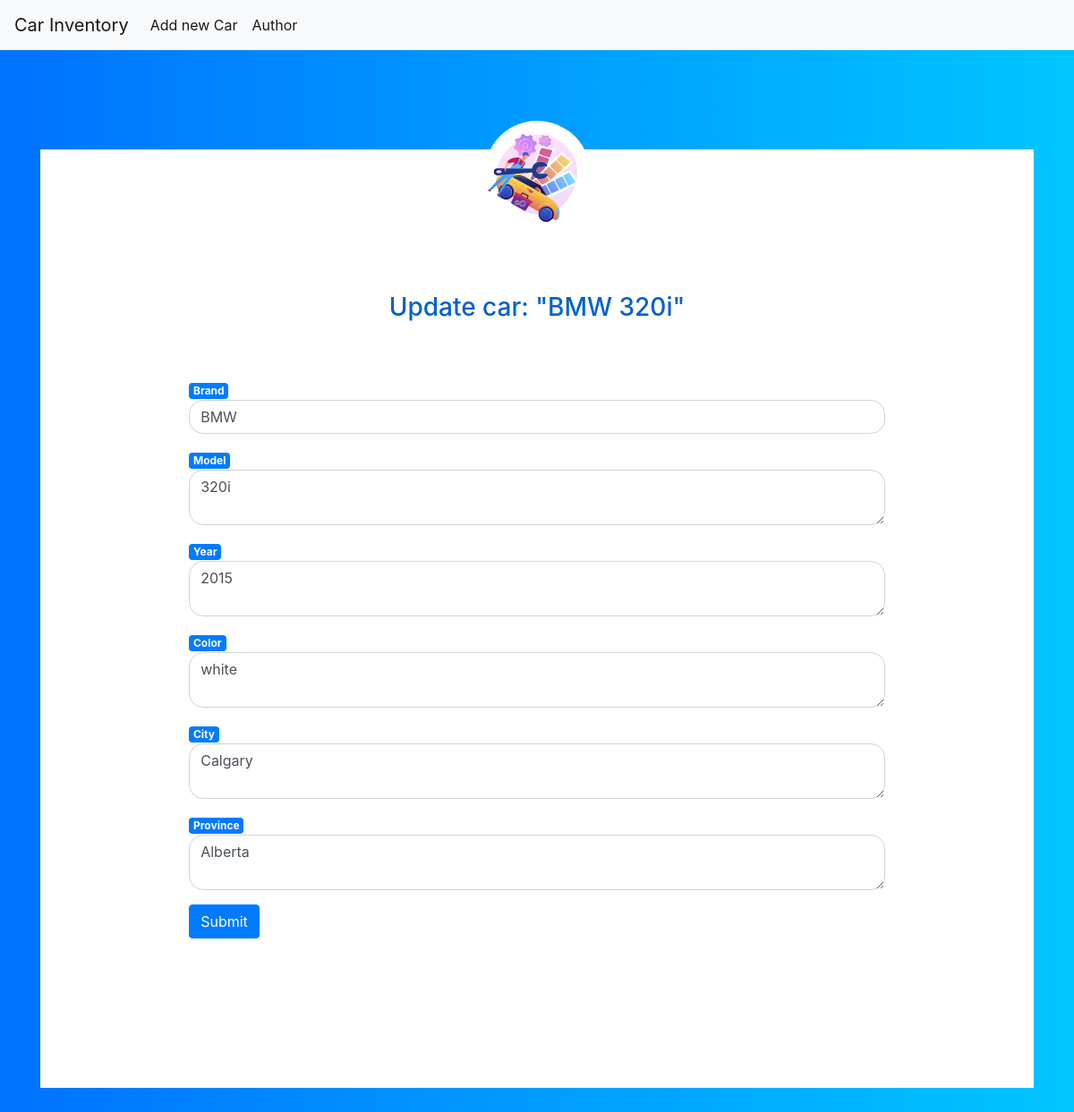
The page /3/edit on the database its author committed.
### tables this page shows
CREATE TABLE cars (
    id INTEGER PRIMARY KEY AUTOINCREMENT,
    created TIMESTAMP NOT NULL DEFAULT CURRENT_TIMESTAMP,
    brand TEXT NOT NULL,
    model TEXT NOT NULL,
    m_year INTEGER,
    color TEXT,
    province TEXT,
    city TEXT
);

### app.py (the view, shortened to what this page needs)
@app.route('/<int:id>/edit', methods=('GET', 'POST'))
def edit(id):
    currentDateTime = datetime.datetime.now()
    car = get_car(id)
    return render_template('edit.html', car=car)

### app.py (called while the page is built)
def get_db_connection():
    conn = sqlite3.connect(db_connection_string)
    conn.row_factory = sqlite3.Row
    return conn

def get_car(car_id):
    conn = get_db_connection()
    car = conn.execute('SELECT * FROM cars WHERE id = ?',
                        (car_id,)).fetchone()
    conn.close()
    if car is None:
        abort(404)
    return car

### templates/edit.html (shortened to what this page needs)
{% extends 'common.html' %}
{% block content %}
<div class="container contact-form">
            <div class="contact-image">
              <img src="{{url_for('static', filename='img/car_edit.svg')}}" width="250" align="middle" />
            </div>
            <form method="post">
                <div class="form-group">
                    <div class="form-group">
                        <h3>Update car: "{{ car['brand'] }} {{ car['model'] }}"</h3>
                    </div>
                    <span class="badge badge-primary">Brand</span><br>
                    <input type="text" name="brand" placeholder="Car Brand"
                           class="form-control"
                           value="{{ request.form['brand'] or car['brand'] }}">
                </div>
                <div class="form-group">
                    <span class="badge badge-primary">Model</span><br>
                    <textarea name="model" placeholder="Car model"
                              class="form-control">{{ request.form['model'] or car['model'] }}</textarea>
                </div>
                <div class="form-group">
                    <span class="badge badge-primary">Year</span><br>
                    <textarea name="m_year" placeholder="Year"
                              class="form-control">{{ request.form['m_year'] or car['m_year'] }}</textarea>
                </div>
                <div class="form-group">
                    <span class="badge badge-primary">Color</span><br>
                    <textarea name="color" placeholder="Color"
                              class="form-control">{{ request.form['color'] or car['color'] }}</textarea>
                </div>
                <div class="form-group">
                    <span class="badge badge-primary">City</span><br>
                    <textarea name="city" placeholder="City"
                              class="form-control">{{ request.form['city'] or car['city'] }}</textarea>
                </div>
                <div class="form-group">
                    <span class="badge badge-primary">Province</span><br>
                    <textarea name="province" placeholder="province"
                              class="form-control">{{ request.form['province'] or car['province'] }}</textarea>
                </div>
                <div class="form-group">
                    <button type="submit" class="btn btn-primary">Submit</button>
                </div>
            </form>
</div>
{% endblock %}

### static/css/css-1.css (style rules this page uses)
body { background: -webkit-linear-gradient(left, #0072ff, #00c6ff); }
.contact-form { background: #fff; margin-top: 10%; margin-bottom: 5%; width: 70%; }
.contact-form .form-control { border-radius:1rem; }
.contact-image { text-align: center; }
.contact-image img { border-radius: 6rem; width: 11%; margin-top: -3%; transform: rotate(29deg); }
.contact-form form { padding: 14%; }
.contact-form h3 { margin-bottom: 8%; margin-top: -10%; text-align: center; color: #0062cc; }

### rows shown on the page
cars: brand "BMW", model "320i", m_year "2015", color "white", city "Calgary", province "Alberta"
